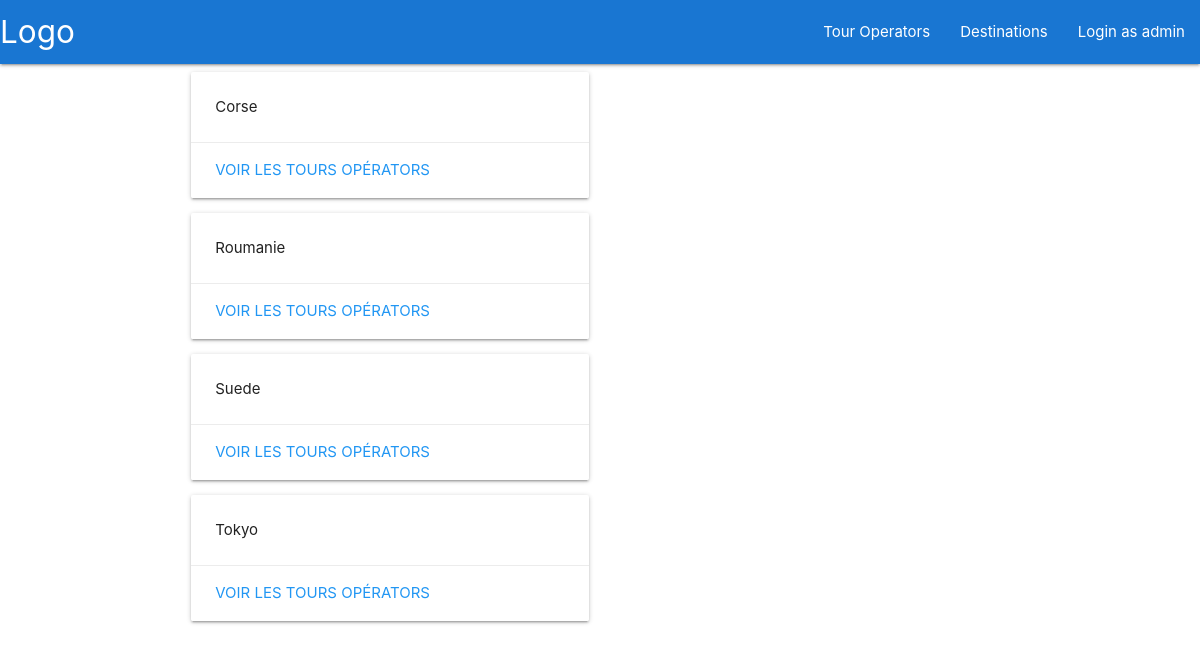
The page /allDestinations.php on the database its author committed.
### tables this page shows
CREATE TABLE `destinations` (
  `id` int(10) NOT NULL,
  `location` varchar(150) NOT NULL,
  `price` int(10) NOT NULL,
  `id_tour_operator` int(10) NOT NULL,
  `photos` varchar(255) DEFAULT NULL
);

### classes/Manager.php (called while the page is built, shortened)
<?php
class Manager
{
  public $bdd;
  public function __construct()
  {
    $this->bdd = new PDO(
      'mysql:host=127.0.0.1;dbname=ComparOperator;charset=utf8',
      'root',
      '',
      array(PDO::ATTR_ERRMODE => PDO::ERRMODE_EXCEPTION)
    );
  }
  public function getAllDestinations()
  {
    $reqDestinations = $this->bdd->query('SELECT * FROM destinations GROUP BY location ORDER BY location');
    return $reqDestinations->fetchAll(PDO::FETCH_ASSOC);
  }
}

### allDestinations.php (the view, shortened to what this page needs)
<?php
include './classes/Manager.php';
include './partials/header.php';
if(isset($_SESSION['id_admin'])){
    include './partials/nav_connect_admin.php';
  }elseif(isset($_SESSION['id_to'])){
    include './partials/nav_connect_to.php';
  }
  else{
    include './partials/nav_disconnet.php';
  }
  $manager = new Manager();
?>
<div class="container">
    <div class="row">
        <div class="col s10 m6">
            <?php $allDestinations = $manager->getAllDestinations();
                foreach ($allDestinations as $destination) {?>
                    <div class="card">
                        <div class="card-content">
                            <?= ucfirst($destination['location'])?>
                        </div>
                    <div class="card-action">
                        <a class="blue-text" href="./classes/Destination.php?location=<?= $destination['location'] ?>">Voir les tours opérators</a>
                    </div>
                    </div>
                <?php }
            ?>
        </div>
    </div>
</div>

### rows shown on the page
destinations: location "Corse"
destinations: location "Roumanie"
destinations: location "Suede"
destinations: location "Tokyo"
